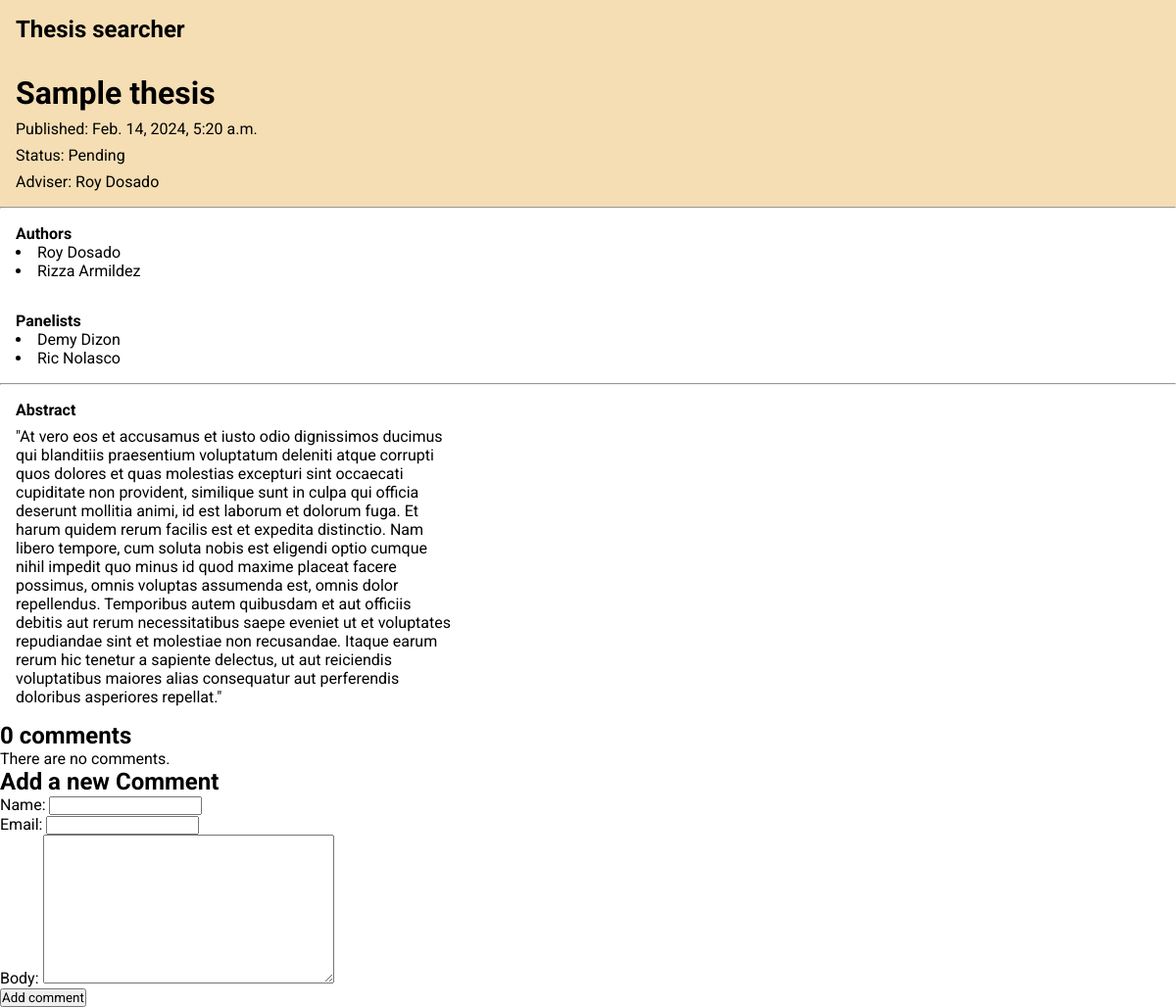
Before: /thesis/1 with the older database file.
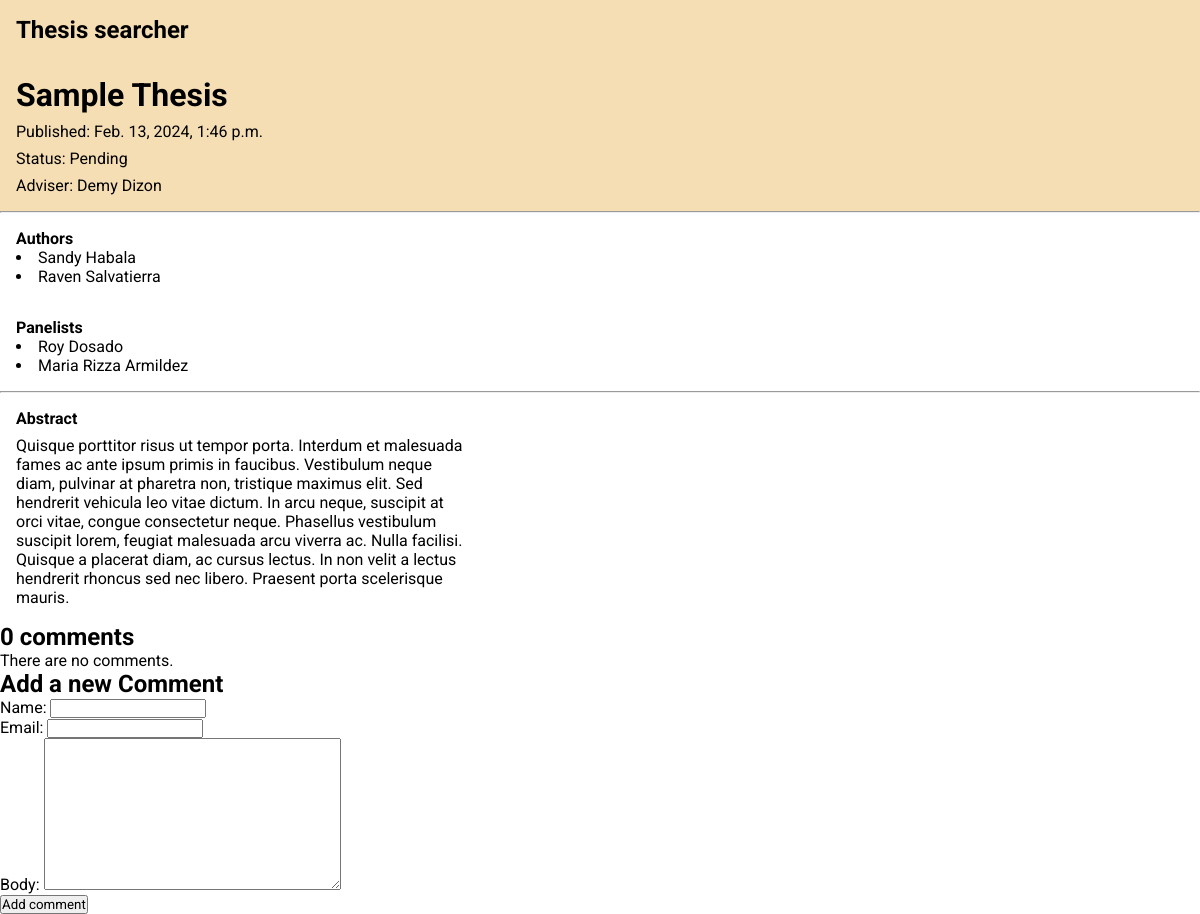
After: the same page with the newer database file.
### thesisapp/models.py (models this page shows)
class Thesis(models.Model):
    class Status(models.TextChoices):
        DENIED = "DN", "Denied"
        PUBLISHED = "PB", "Published"
        PENDING = "PD", "Pending"
    title = models.CharField(max_length=255)
    status = models.CharField(
        max_length=3, choices=Status.choices, default=Status.PENDING
    )
    published = models.DateTimeField()
    authors = models.ManyToManyField(Author)
    panelists = models.ManyToManyField(Panelist)
    abstract = models.TextField()
    adviser = models.ForeignKey(Adviser, on_delete=models.DO_NOTHING)
    def __str__(self) -> str:
        return self.title

class Adviser(models.Model):
    first_name = models.CharField(max_length=40)
    last_name = models.CharField(max_length=40)
    def __str__(self):
        return f"{self.first_name} {self.last_name}"

class Author(models.Model):
    first_name = models.CharField(max_length=255)
    last_name = models.CharField(max_length=255)
    def __str__(self) -> str:
        return f"{self.first_name} {self.last_name}"

class Panelist(models.Model):
    first_name = models.CharField(max_length=255)
    last_name = models.CharField(max_length=255)
    def __str__(self) -> str:
        return f"{self.first_name} {self.last_name}"

### thesisapp/views.py (the view)
# urls.py: path("<int:id>", views.detail, name="detail"),
def detail(request, id):
    detail = Thesis.objects.get(pk=id)
    authors = detail.authors.all()
    panelists = detail.panelists.all()
    comments = detail.comments.filter(active=True)
    form = CommentForm()
    return render(
        request,
        "post/detail.html",
        {"detail": detail, "authors": authors, "panelists": panelists, "form": form, "comments": comments},
    )

### thesisapp/forms.py
class CommentForm(ModelForm):
    class Meta:
        model = Comment
        fields = ['name', 'email', 'body']

### thesisapp/templates/post/detail.html
{% extends 'index.html' %}
{% block content %}
<div class="main-detail">
  <h1>{{detail}}</h1>
  <p>Published: {{detail.published}}</p>
  <p>Status: {{detail.get_status_display}}</p>
  <p>Adviser: {{detail.adviser}}</p>
</div>
<hr />
<div class="authors">
  <h4>Authors</h4>
  {% for author in authors %}
  <li>{{author}}</li>
  {% endfor %}
</div>
<div class="panelists">
  <h4>Panelists</h4>
  {% for panelist in panelists %}
  <li>{{panelist}}</li>
  {% endfor %}
</div>
<hr />
<div class="abstract">
  <h4>Abstract</h4>
  <p>{{detail.abstract}}</p>
</div>
{% with comments.count as total_comments %}
<h2>{{ total_comments }} comment{{ total_comments|pluralize}}</h2>
{% endwith %} {% for comment in comments %}
<div class="comment">
  <p class="info">
    Comment {{ forloop.counter }} by {{ comment.name }} {{ comment.created }}
  </p>
  {{ comment.body|linebreaks}}
</div>
{% empty %}
<p>There are no comments.</p>
{% endfor %}
{% include "post/includes/comment_form.html" %} {% endblock content %}

### thesisapp/templates/index.html (shortened to what this page needs)
{% load static %}
<!DOCTYPE html>
<html lang="en">
  <head>
    <link rel="stylesheet" href="{%static 'thesisapp/css/styles.css'%}" />
  </head>
  <body>
    <div class="header">
      <h2>Thesis searcher</h2>
    </div>
    <div id="content">{% block content %} {% endblock content %}</div>
  </body>
</html>

### thesisapp/templates/post/includes/comment_form.html
<h2>Add a new Comment</h2>
<form action="{% url 'searcher:post_comment' detail.id %}" method="post">
  {{ form.as_p }} {% csrf_token %}
  <p><input type="submit" value="Add comment" /></p>
</form>

### thesisapp/static/thesisapp/css/styles.css (style rules this page uses)
* { font-family: "Roboto"; margin: 0; padding: 0; box-sizing: border-box; }
.header { padding: 1rem; background-color: wheat; }
.main-detail { padding: 1rem; display: flex; flex-direction: column; gap: 0.5rem; border: 1px border red; background-color: wheat; }
.authors, .panelists { padding: 1rem; }
.abstract { padding: 1rem; display: flex; flex-direction: column; gap: 0.5rem; width: 100%; max-width: 40%; }

Changed rows visible on the page:
removed Author: first_name+last_name "Roy Dosado"
removed Author: first_name+last_name "Rizza Armildez"
removed Panelist: first_name+last_name "Demy Dizon"
removed Panelist: first_name+last_name "Ric Nolasco"
changed Thesis "Pending": title "Sample thesis" → "Sample Thesis"; published "Feb. 14, 2024, 5:20 a.m." → "Feb. 13, 2024, 1:46 p.m."; adviser "Roy Dosado" → "Demy Dizon"; abstract "\"At vero eos et accusamus et iusto odio dignissimos ducimus qui blanditiis praesentium voluptatum deleniti atque corrupti quos dolores et quas molestias excepturi sint occaecati cupiditate non provident, similique sunt in culpa qui officia deserunt mollitia animi, id est laborum et dolorum fuga. Et harum quidem rerum facilis est et expedita distinctio. Nam libero tempore, cum soluta nobis est eligendi optio cumque nihil impedit quo minus id quod maxime placeat facere possimus, omnis voluptas assumenda est, omnis dolor repellendus. Temporibus autem quibusdam et aut officiis debitis aut rerum necessitatibus saepe eveniet ut et voluptates repudiandae sint et molestiae non recusandae. Itaque…" → "Quisque porttitor risus ut tempor porta. Interdum et malesuada fames ac ante ipsum primis in faucibus. Vestibulum neque diam, pulvinar at pharetra non, tristique maximus elit. Sed hendrerit vehicula leo vitae dictum. In arcu neque, suscipit at orci vitae, congue consectetur neque. Phasellus vestibulum suscipit lorem, feugiat malesuada arcu viverra ac. Nulla facilisi. Quisque a placerat diam, ac cursus lectus. In non velit a lectus hendrerit rhoncus sed nec libero. Praesent porta scelerisque mauris."
added Author: first_name+last_name "Sandy Habala"
added Author: first_name+last_name "Raven Salvatierra"
added Panelist: first_name+last_name "Roy Dosado"
added Panelist: first_name+last_name "Maria Rizza Armildez"
